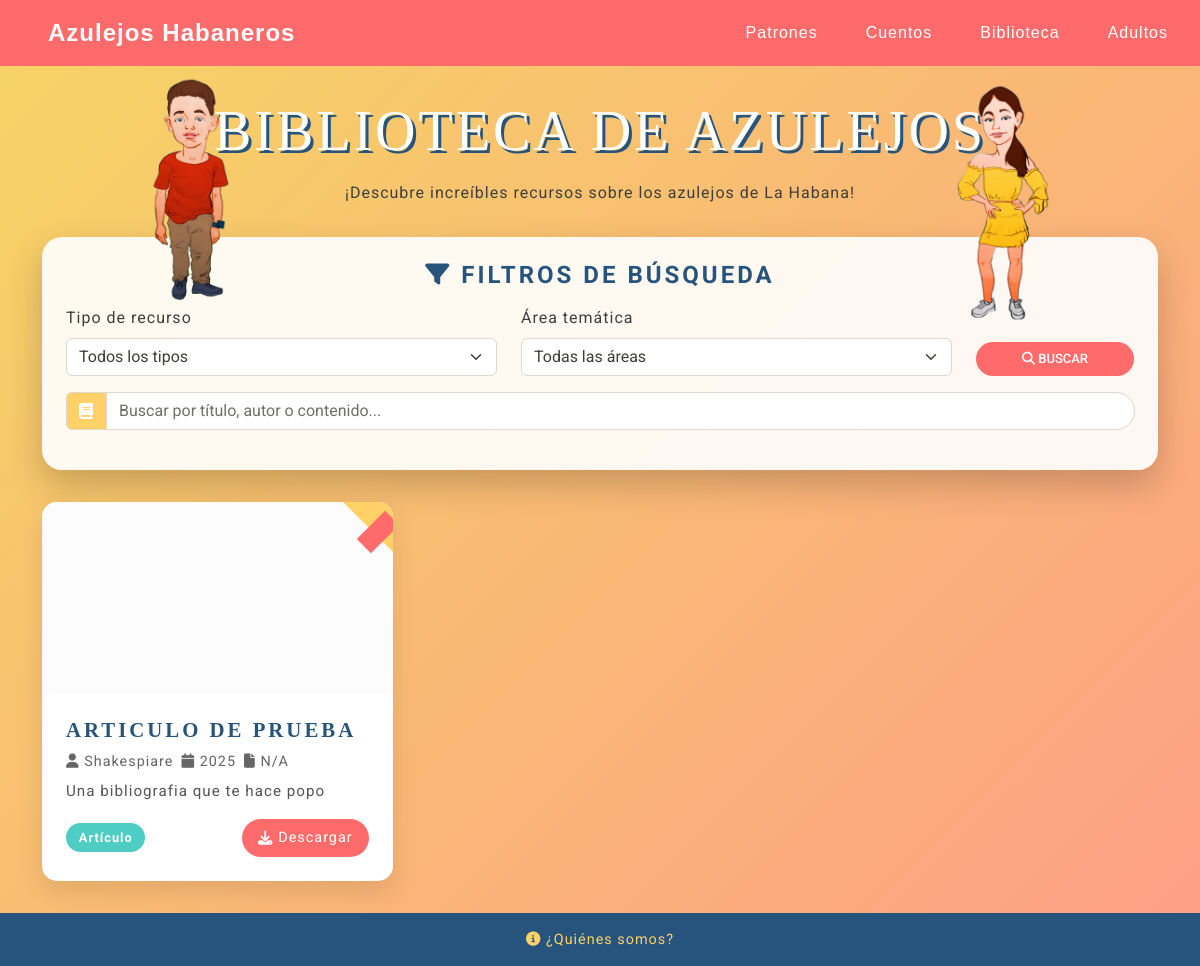
/actividad/descargables, run on an earlier commit of the app's database.
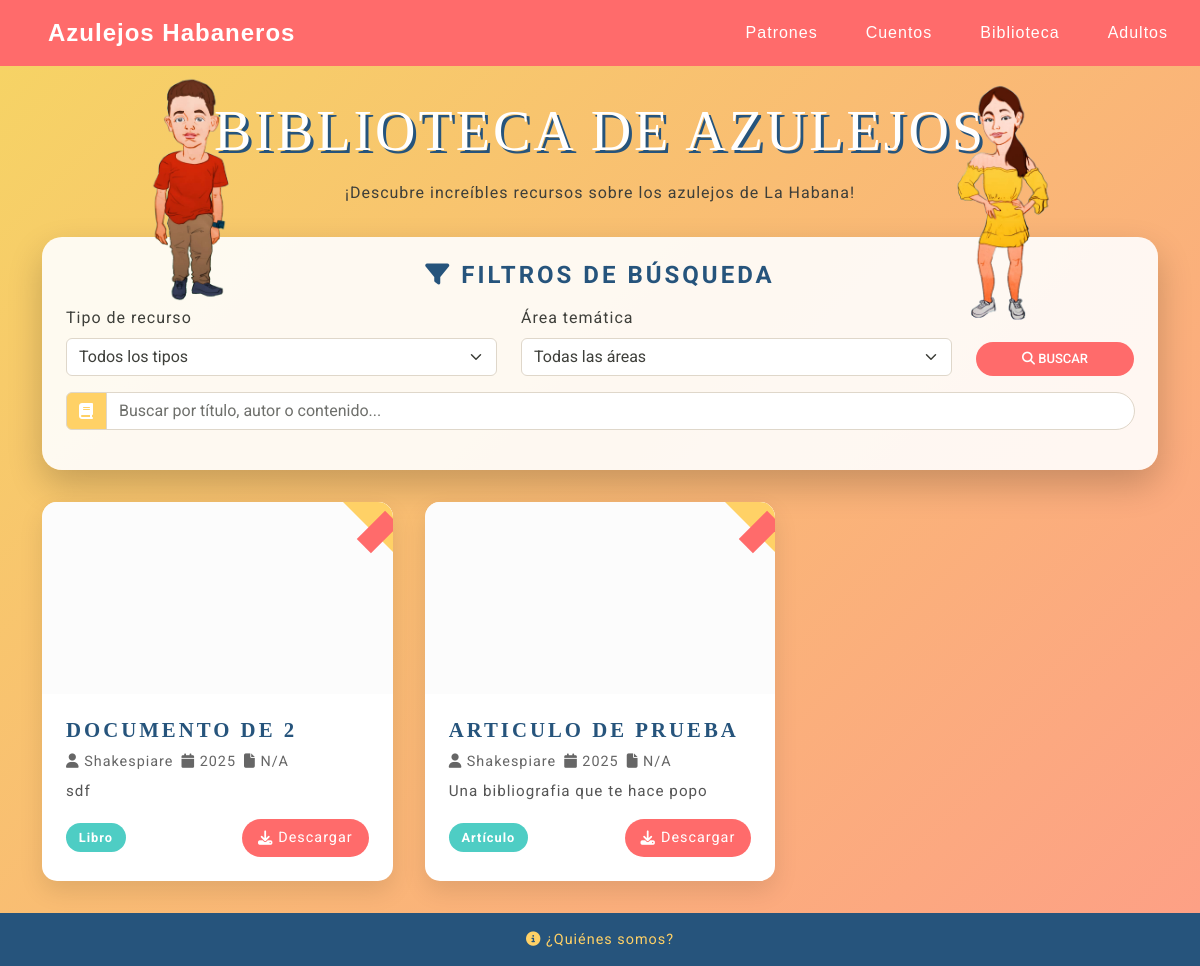
And on a later commit of the database.
### client/models.py (models this page shows, shortened)
class RecursoBibliografico(models.Model):
    TIPO_CHOICES = [
        ('LIB', _('Libro')),
        ('ART', _('Artículo')),
        ('TES', _('Tesis')),
        ('DOC', _('Documento')),
        ('VID', _('Video')),
        ('IMG', _('Imagen')),
        ('AUD', _('Audio')),
        ('OTR', _('Otro')),
    ]
    AREA_CHOICES = [
        ('HIS', _('Historia')),
        ('TEC', _('Técnica')),
        ('RES', _('Restauración')),
        ('ART', _('Artístico')),
        ('ARQ', _('Arquitectónico')),
        ('SOC', _('Social')),
        ('CUL', _('Cultural')),
    ]
    titulo = models.CharField(_('Título'), max_length=200)
    autor = models.CharField(_('Autor(es)'), max_length=200)
    descripcion = models.TextField(_('Descripción'))
    archivo = models.FileField(
        _('Archivo'),
        upload_to='client/static/documents/',
        validators=[FileExtensionValidator(
            allowed_extensions=['pdf', 'doc', 'docx', 'jpg', 'jpeg', 'png', 'mp4', 'avi', 'mov', 'mp3']
        )]
    )
    tipo = models.CharField(_('Tipo'), max_length=3, choices=TIPO_CHOICES, blank=True)
    area = models.CharField(_('Área temática'), max_length=3, choices=AREA_CHOICES, blank=True)
    fecha_publicacion = models.DateField(_('Fecha de publicación'), blank=True, null=True)
    fecha_subida = models.DateTimeField(_('Fecha de subida'), auto_now_add=True)
    isbn = models.CharField(_('ISBN'), max_length=20, blank=True)
    slug = models.SlugField(max_length=255, unique=True, blank=True)
    vista_previa = models.ImageField(_('Vista previa'), upload_to='client/static/documents/previews/', blank=True, null=True)
    class Meta:
        verbose_name = _('Recurso bibliográfico')
        verbose_name_plural = _('Recursos bibliográficos')
        ordering = ['-fecha_subida']
    def get_extension(self):
        name, extension = os.path.splitext(self.archivo.name)
        return extension[1:].upper()  # Quita el punto y convierte a mayúsculas
    def get_icon_class(self):
        extension = self.get_extension().lower()
        if extension in ['pdf']:
            return 'bi bi-file-earmark-pdf'
        elif extension in ['doc', 'docx']:
            return 'bi bi-file-earmark-word'
        elif extension in ['jpg', 'jpeg', 'png']:
            return 'bi bi-file-image'
        elif extension in ['mp4', 'avi', 'mov']:
            return 'bi bi-file-play'
        elif extension in ['mp3']:
            return 'bi bi-file-music'
        else:
            return 'bi bi-file-earmark'
    def get_file_size(self):
        try:
            size_bytes = self.archivo.size
            size_mb = size_bytes / (1024 * 1024)
            return f"{size_mb:.2f} MB"
        except:
            return "N/A"

### client/views.py (the view)
# urls.py: path('actividad/descargables', views.see_child_librery),
def see_child_librery(req):
    tipo = req.GET.get('tipo')
    area = req.GET.get('area')
    busqueda = req.GET.get('q')
    recursos = RecursoBibliografico.objects.all()
    if tipo:
        recursos = recursos.filter(tipo=tipo)
    if area:
        recursos = recursos.filter(area=area)
    if busqueda:
        recursos = recursos.filter(
            models.Q(titulo__icontains=busqueda) |
            models.Q(autor__icontains=busqueda) |
            models.Q(descripcion__icontains=busqueda)
        )
    for recurso in recursos:
        recurso.archivo = str(recurso.archivo).replace('client/static/', '')
        recurso.vista_previa = str(recurso.vista_previa).replace('client/static/', '')
    paginator = Paginator(recursos, 12)
    page_number = req.GET.get('page')
    page_obj = paginator.get_page(page_number)
    context = {
        'page_obj': page_obj,
        'tipos': RecursoBibliografico.TIPO_CHOICES,
        'areas': RecursoBibliografico.AREA_CHOICES,
        'filtro_tipo': tipo,
        'filtro_area': area,
        'busqueda': busqueda or '',
    }
    return render(req, 'child-bibliografia.html', context)

### client/templates/child-bibliografia.html (shortened to what this page needs)
{% extends "child-templ.html" %}
{% load static %}
{% load i18n %}
{% block content %}
<div class="library-container">
    <div class="library-header">
        <img src="{% static 'img/azulejin/azulejin.png' %}" class="character-float azulejin" alt="Azulejín">
        <img src="{% static 'img/azulejin/azulejina.png' %}" class="character-float azulejina" alt="Azulejina">
        <h1 class="library-title">Biblioteca de Azulejos</h1>
        <p class="library-subtitle">¡Descubre increíbles recursos sobre los azulejos de La Habana!</p>
    </div>
    <div class="container">
        <div class="filter-section">
            <h3 class="filter-title"><i class="fas fa-filter"></i> Filtros de Búsqueda</h3>
            <form method="get">
                <div class="row">
                    <div class="col-md-5 mb-3">
                        <label for="tipo" class="form-label">Tipo de recurso</label>
                        <select name="tipo" id="tipo" class="form-select">
                            <option value="">Todos los tipos</option>
                        </select>
                    </div>
                    <div class="col-md-5 mb-3">
                        <label for="area" class="form-label">Área temática</label>
                        <select name="area" id="area" class="form-select">
                            <option value="">Todas las áreas</option>
                        </select>
                    </div>
                    <div class="col-md-2 mb-3 d-flex align-items-end">
                        <button type="submit" class="btn btn-primary w-100" style="background-color: var(--primary); border: none; border-radius: 50px;">
                            <i class="fas fa-search"></i> Buscar
                        </button>
                    </div>
                </div>
                <div class="row">
                    <div class="col-md-12 mb-3">
                        <div class="input-group">
                            <span class="input-group-text" style="background-color: var(--accent); color: white;">
                                <i class="fas fa-book"></i>
                            </span>
                            <input type="text" name="q" class="form-control" placeholder="Buscar por título, autor o contenido..." value="{{ busqueda }}" style="border-radius: 0 50px 50px 0;">
                        </div>
                    </div>
                </div>
            </form>
        </div>
        <div class="resource-grid">
            {% if page_obj.object_list %}
                {% for recurso in page_obj %}
                <div class="resource-card">
                    <div class="book-mark"></div>
                    <div class="resource-icon">
                        <i class="{{ recurso.get_icon_class }} fa-2x"></i>
                    </div>
                    <div class="resource-info">
                        <h3 class="resource-title">{{ recurso.titulo }}</h3>
                        <div class="resource-meta">
                            <span><i class="fas fa-user"></i> {{ recurso.autor }}</span>
                            <span><i class="fas fa-calendar"></i> {{ recurso.fecha_publicacion|date:"Y" }}</span>
                            <span><i class="fas fa-file"></i> {{ recurso.get_file_size }}</span>
                        </div>
                        <p class="resource-description">{{ recurso.descripcion|truncatewords:20 }}</p>
                        <div class="resource-footer">
                            <span class="resource-type">{{ recurso.get_tipo_display }}</span>
                            <a href="{% static "" %}{{ recurso.archivo.url }}" class="download-btn" download>
                                <i class="fas fa-download"></i> Descargar
                            </a>
                        </div>
                    </div>
                </div>
                {% endfor %}
            {% endif %}
        </div>
    </div>
</div>
<link rel="stylesheet" href="https://cdnjs.cloudflare.com/ajax/libs/font-awesome/6.4.0/css/all.min.css">
{% endblock %}

### client/templates/child-templ.html (shortened to what this page needs)
{% load static %}
<!DOCTYPE html>
<html lang="es">
<head>
    <link rel="stylesheet" href={% static "/css/bootstrap.rtl.min.css" %}>
    <link href="https://cdn.jsdelivr.net/npm/bootstrap@5.3.0/dist/css/bootstrap.min.css" rel="stylesheet">
    <link rel="stylesheet" href={% static "/css/bootsrap-icons.min.css" %}>
    <link rel="stylesheet" href={% static "/css/prism-okaidia.css" %}>
    <link rel="stylesheet" href={% static "/css/bootstrap.min.css" %}>
    <link rel="stylesheet" href="https://cdnjs.cloudflare.com/ajax/libs/font-awesome/6.4.0/css/all.min.css">
</head>
<body>
    <nav class="navbar-kids">
        <div class="navbar-container">
            <a class="navbar-brand" href="/guia-infantil">
                Azulejos Habaneros
            </a>
            <div class="nav-links">
                <a class="nav-link" href="/actividad/patrones">
                    Patrones
                </a>
                <a class="nav-link" href="/actividad/cuentos">
                    Cuentos
                </a>
                <a class="nav-link" href="/actividad/descargables">
                    Biblioteca
                </a>
                <a class="nav-link" href="/">
                    Adultos
                </a>
            </div>
        </div>
    </nav>
    {% block content %} {% endblock %}
    <footer class="footer-kids">
        <a href="/about" class="footer-link">
            <i class="fas fa-info-circle"></i> ¿Quiénes somos?
        </a>
    </footer>
</body>
</html>

### client/templates/child-templ.html (style rules this page uses)
:root { --primary: #FF6B6B; --secondary: #4ECDC4; --accent: #FFD166; --dark: #26547C; }
body { text-align: justify; }
.navbar-kids { background-color: var(--primary); padding: 0.8rem 1rem; box-shadow: 0 2px 8px rgba(0,0,0,0.1); font-family: 'Comic Sans MS', cursive, sans-serif; }
.navbar-container { max-width: 1200px; margin: 0 auto; display: flex; justify-content: space-between; align-items: center; }
.navbar-brand { color: white; font-size: 1.5rem; font-weight: bold; text-decoration: none; display: flex; align-items: center; gap: 8px; }
.nav-links { display: flex; gap: 1rem; }
.nav-link { color: white; text-decoration: none; padding: 0.5rem 1rem; border-radius: 4px; transition: all 0.3s; }
.footer-kids { background-color: var(--dark); color: white; text-align: center; padding: 1rem; font-size: 0.9rem; }
.footer-link { color: var(--accent); text-decoration: none; }

### client/templates/child-bibliografia.html (style rules this page uses)
:root { --primary: #FF6B6B; --secondary: #4ECDC4; --accent: #FFD166; --dark: #26547C; --light: #FCFCFC; --gradient-start: #f6d365; --gradient-end: #fda085; }
.library-container { background: linear-gradient(135deg, var(--gradient-start), var(--gradient-end)); min-height: 100vh; padding: 2rem 1rem; }
.library-header { text-align: center; margin-bottom: 2rem; position: relative; }
.library-title { font-family: 'Comic Sans MS', cursive; font-size: 3.5rem; color: white; text-shadow: 3px 3px 0 var(--dark); margin-bottom: 1rem; animation: bounce 2s infinite; }
.character-float { position: absolute; animation: float 6s infinite ease-in-out; width: 120px; }
.azulejin { top: -30px; left: 10%; }
.azulejina { top: -20px; right: 10%; }
.filter-section { background-color: rgba(255, 255, 255, 0.9); border-radius: 20px; padding: 1.5rem; box-shadow: 0 15px 35px rgba(0,0,0,.2); margin-bottom: 2rem; }
.filter-title { color: var(--dark); font-size: 1.5rem; margin-bottom: 1rem; text-align: center; font-weight: bold; }
.resource-grid { display: grid; grid-template-columns: repeat(auto-fill, minmax(300px, 1fr)); gap: 2rem; margin-top: 2rem; }
.resource-card { background-color: white; border-radius: 15px; overflow: hidden; box-shadow: 0 10px 25px rgba(0,0,0,.1); transition: all 0.3s ease; display: flex; flex-direction: column; height: 100%; position: relative; }
.resource-icon { font-size: 3rem; text-align: center; padding: 1.5rem 0; background-color: var(--light); color: var(--dark); }
.resource-info { padding: 1.5rem; flex-grow: 1; display: flex; flex-direction: column; }
.resource-title { font-size: 1.3rem; font-weight: 700; margin-bottom: 0.5rem; color: var(--dark); font-family: 'Comic Sans MS', cursive; }
.resource-meta { font-size: 0.9rem; color: #666; margin-bottom: 0.5rem; display: flex; flex-wrap: wrap; gap: 0.5rem; }
.resource-description { font-size: 0.95rem; margin-bottom: 1rem; flex-grow: 1; color: #555; }
.resource-footer { display: flex; justify-content: space-between; align-items: center; margin-top: auto; }
.resource-type { background-color: var(--secondary); color: white; padding: 0.3rem 0.8rem; border-radius: 50px; font-size: 0.8rem; font-weight: bold; }
.download-btn { background-color: var(--primary); color: white; border: none; border-radius: 50px; padding: 0.5rem 1rem; font-size: 0.9rem; cursor: pointer; text-decoration: none; display: flex; align-items: center; gap: 5px; transition: all 0.3s; }
.book-mark { position: absolute; top: 10px; right: 5px; width: 20px; height: 40px; background-color: var(--primary); transform: rotate(45deg); }

What changed in the data, as far as the page shows it:
added RecursoBibliografico: titulo "DOCUMENTO DE 2", autor "Shakespiare", fecha_publicacion "2025", get_file_size "N/A", descripcion "sdf", tipo "Libro"
